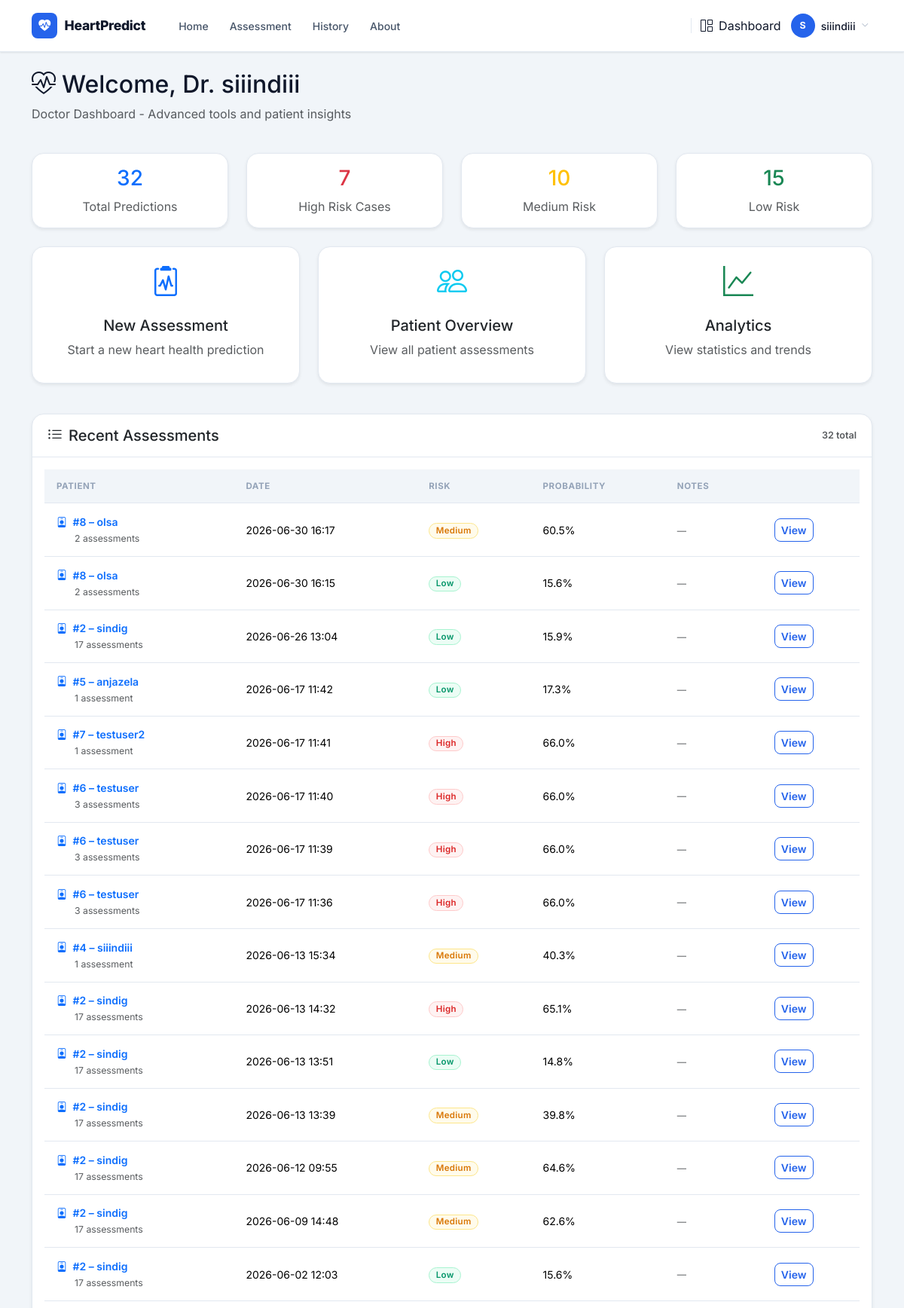
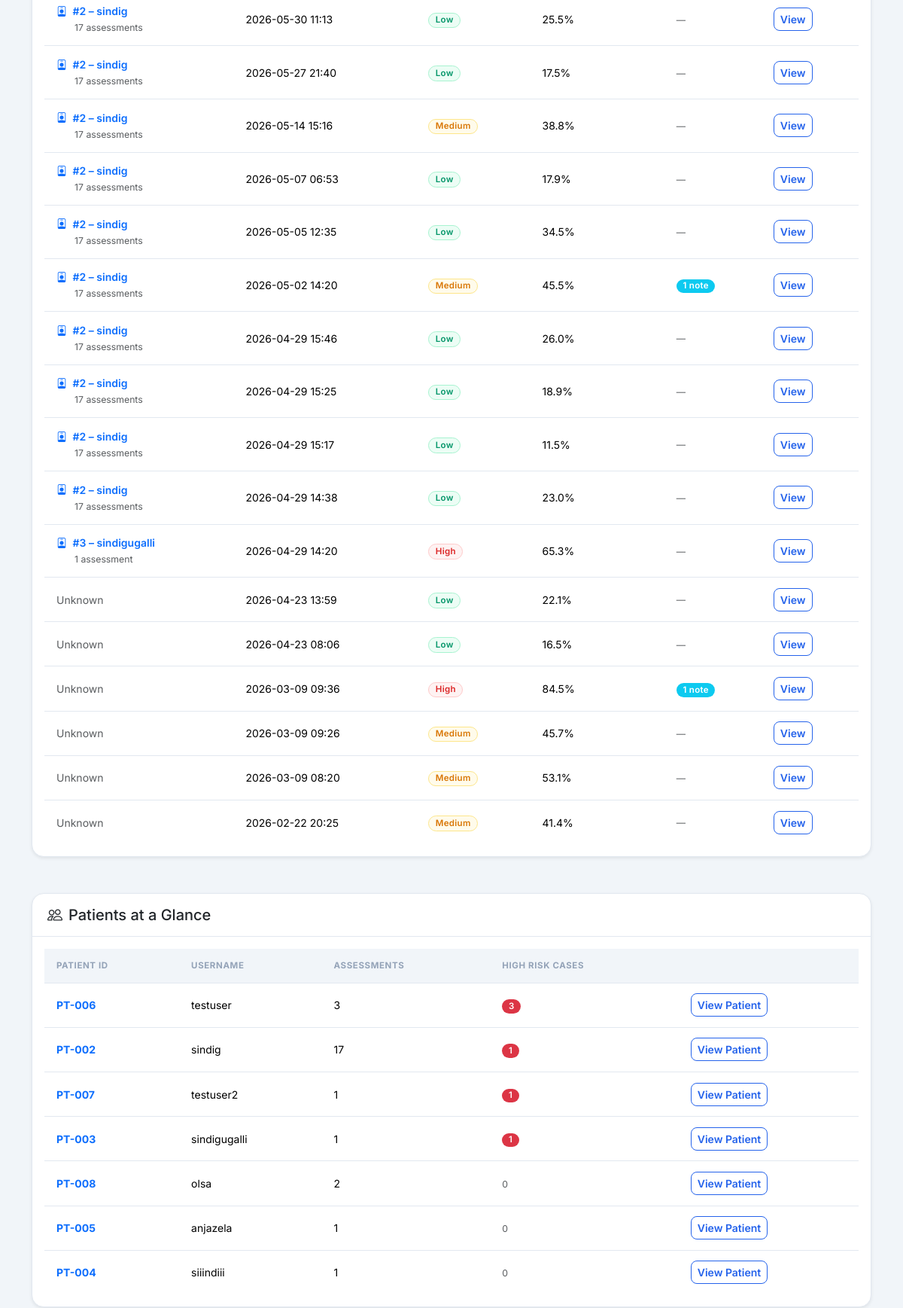
/dashboard/doctor (signed in, upper part), run on the app's committed database (2 pictures, top to bottom).
### models.py (models this page shows, shortened)
class User(db.Model):
    __tablename__ = "users"
    id           = db.Column(db.Integer, primary_key=True)
    username     = db.Column(db.String(80), unique=True, nullable=False)
    email        = db.Column(db.String(120), unique=True, nullable=False)
    password_hash = db.Column(db.String(256), nullable=False)
    role         = db.Column(db.String(20), nullable=False, default='user')
    status       = db.Column(db.String(20), nullable=False, default='active')
    created_at   = db.Column(db.DateTime, default=datetime.utcnow)
    approved_at  = db.Column(db.DateTime, nullable=True)

class Prediction(db.Model):
    __tablename__ = "predictions"
    id           = db.Column(db.Integer, primary_key=True)
    user_id      = db.Column(db.Integer, db.ForeignKey('users.id'), nullable=True)
    created_at   = db.Column(db.DateTime, default=datetime.utcnow)
    input_data   = db.Column(db.Text, nullable=False)
    prediction   = db.Column(db.Integer, nullable=False)
    probability  = db.Column(db.Float, nullable=False)
    risk_level   = db.Column(db.String(20), nullable=False)
    def to_dict(self):
        import json
        return {
            "id":          self.id,
            "created_at":  self.created_at.strftime("%Y-%m-%d %H:%M"),
            "input_data":  json.loads(self.input_data),
            "prediction":  self.prediction,
            "probability": round(self.probability * 100, 1),
            "risk_level":  self.risk_level,
        }

### dashboard_routes.py (the view)
@dashboard.route('/doctor')
@login_required
@role_required('doctor')
def doctor_dashboard():
    from models import Prediction, PredictionNote
    from collections import defaultdict
    records = Prediction.query.order_by(Prediction.created_at.desc()).limit(50).all()
    stats = {
        'total': Prediction.query.count(),
        'high_risk': Prediction.query.filter_by(risk_level='High').count(),
        'pending': Prediction.query.filter_by(risk_level='Medium').count(),
        'cleared': Prediction.query.filter_by(risk_level='Low').count(),
    }
    patient_map = {}
    for r in records:
        uid = r.user_id
        if uid and uid not in patient_map:
            patient = User.query.get(uid)
            if patient:
                patient_map[uid] = {
                    'id': patient.id,
                    'username': patient.username,
                    'email': patient.email,
                    'assessment_count': Prediction.query.filter_by(user_id=uid).count(),
                    'high_risk_count': Prediction.query.filter_by(user_id=uid, risk_level='High').count(),
                }
    records_data = []
    for r in records:
        d = r.to_dict()
        note_count = PredictionNote.query.filter_by(prediction_id=r.id).count()
        d['notes_count'] = note_count
        d['patient'] = patient_map.get(r.user_id)
        records_data.append(d)
    patients_summary = sorted(patient_map.values(), key=lambda p: p['high_risk_count'], reverse=True)
    return render_template('dashboard/doctor_dashboard.html', records=records_data, stats=stats, patients_summary=patients_summary)

### app.py (called while the page is built)
@app.context_processor
def inject_now():
    from datetime import datetime
    return {"now": datetime.now}

### auth.py (called while the page is built)
@login_manager.user_loader
def load_user(user_id):
    from models import User
    return User.query.get(int(user_id))

### templates/dashboard/doctor_dashboard.html (shortened to what this page needs)
{% extends "base.html" %}
{% block content %}
<div class="container py-4">
  <div class="row mb-4">
    <div class="col">
      <h2><i class="bi bi-heart-pulse me-2"></i>Welcome, Dr. {{ current_user.username }}</h2>
      <p class="text-muted">Doctor Dashboard - Advanced tools and patient insights</p>
    </div>
  </div>
  <div class="row mb-4">
    <div class="col-md-3">
      <div class="card text-center border-0 shadow-sm">
        <div class="card-body">
          <h3 class="text-primary">{{ stats.total }}</h3>
          <p class="text-muted mb-0">Total Predictions</p>
        </div>
      </div>
    </div>
    <div class="col-md-3">
      <div class="card text-center border-0 shadow-sm">
        <div class="card-body">
          <h3 class="text-danger">{{ stats.high_risk }}</h3>
          <p class="text-muted mb-0">High Risk Cases</p>
        </div>
      </div>
    </div>
    <div class="col-md-3">
      <div class="card text-center border-0 shadow-sm">
        <div class="card-body">
          <h3 class="text-warning">{{ stats.pending }}</h3>
          <p class="text-muted mb-0">Medium Risk</p>
        </div>
      </div>
    </div>
    <div class="col-md-3">
      <div class="card text-center border-0 shadow-sm">
        <div class="card-body">
          <h3 class="text-success">{{ stats.cleared }}</h3>
          <p class="text-muted mb-0">Low Risk</p>
        </div>
      </div>
    </div>
  </div>
  <div class="row">
    <div class="col-md-4 mb-3">
      <a href="{{ url_for('predict') }}" class="text-decoration-none">
        <div class="card border-0 shadow-sm h-100">
          <div class="card-body text-center">
            <i class="bi bi-clipboard2-pulse text-primary" style="font-size: 2.5rem;"></i>
            <h5 class="mt-3">New Assessment</h5>
            <p class="text-muted">Start a new heart health prediction</p>
          </div>
        </div>
      </a>
    </div>
    <div class="col-md-4 mb-3">
      <div class="card border-0 shadow-sm h-100">
        <div class="card-body text-center">
          <i class="bi bi-people text-info" style="font-size: 2.5rem;"></i>
          <h5 class="mt-3">Patient Overview</h5>
          <p class="text-muted">View all patient assessments</p>
        </div>
      </div>
    </div>
    <div class="col-md-4 mb-3">
      <a href="{{ url_for('dashboard.analytics') }}" class="text-decoration-none">
        <div class="card border-0 shadow-sm h-100">
          <div class="card-body text-center">
            <i class="bi bi-graph-up text-success" style="font-size: 2.5rem;"></i>
            <h5 class="mt-3">Analytics</h5>
            <p class="text-muted">View statistics and trends</p>
          </div>
        </div>
      </a>
    </div>
  </div>
  <div class="row mt-4">
    <div class="col">
      <div class="card border-0 shadow-sm">
        <div class="card-header bg-white d-flex justify-content-between align-items-center">
          <h5 class="mb-0"><i class="bi bi-list-ul me-2"></i>Recent Assessments</h5>
          <span class="text-muted small">{{ stats.total }} total</span>
        </div>
        <div class="card-body">
          {% if records %}
          <div class="table-responsive">
            <table class="table table-hover align-middle">
              <thead>
                <tr>
                  <th>Patient</th>
                  <th>Date</th>
                  <th>Risk</th>
                  <th>Probability</th>
                  <th>Notes</th>
                  <th></th>
                </tr>
              </thead>
              <tbody>
                {% for record in records %}
                <tr>
                  <td>
                    {% if record.patient %}
                      <a href="{{ url_for('dashboard.patient_profile', user_id=record.patient.id) }}" class="text-decoration-none fw-semibold">
                        <i class="bi bi-person-badge me-1 text-primary"></i>
                        #{{ record.patient.id }} – {{ record.patient.username }}
                      </a>
                      <br><small class="text-muted ms-4">{{ record.patient.assessment_count }} assessment{{ 's' if record.patient.assessment_count > 1 else '' }}</small>
                    {% else %}
                      <span class="text-muted">Unknown</span>
                    {% endif %}
                  </td>
                  <td>{{ record.created_at }}</td>
                  <td><span class="badge risk-{{ record.risk_level }}">{{ record.risk_level }}</span></td>
                  <td>{{ record.probability }}%</td>
                  <td>
                    {% if record.notes_count > 0 %}
                      <span class="badge bg-info">{{ record.notes_count }} note{{ 's' if record.notes_count > 1 else '' }}</span>
                    {% else %}
                      <span class="text-muted small">—</span>
                    {% endif %}
                  </td>
                  <td><button class="btn btn-sm btn-outline-primary view-prediction-btn"
                              data-prediction-id="{{ record.id }}"
                              data-bs-toggle="modal"
                              data-bs-target="#predictionModal">View</button></td>
                </tr>
                {% endfor %}
              </tbody>
            </table>
          </div>
          {% else %}
          <p class="text-muted text-center py-4 mb-0">No assessments in the system yet.</p>
          {% endif %}
        </div>
      </div>
    </div>
  </div>
</div>
{% if patients_summary %}
<div class="container mt-4">
  <div class="card border-0 shadow-sm">
    <div class="card-header bg-white">
      <h5 class="mb-0"><i class="bi bi-people me-2"></i>Patients at a Glance</h5>
    </div>
    <div class="card-body">
      <div class="table-responsive">
        <table class="table table-hover align-middle">
          <thead>
            <tr>
              <th>Patient ID</th>
              <th>Username</th>
              <th>Assessments</th>
              <th>High Risk Cases</th>
              <th></th>
            </tr>
          </thead>
          <tbody>
            {% for patient in patients_summary %}
            <tr>
              <td><span class="fw-bold text-primary">PT-{{ '%03d' % patient.id }}</span></td>
              <td>{{ patient.username }}</td>
              <td>{{ patient.assessment_count }}</td>
              <td>
                {% if patient.high_risk_count > 0 %}
                  <span class="badge bg-danger">{{ patient.high_risk_count }}</span>
                {% else %}
                  <span class="text-muted small">0</span>
                {% endif %}
              </td>
              <td>
                <a href="{{ url_for('dashboard.patient_profile', user_id=patient.id) }}" class="btn btn-sm btn-outline-primary">
                  View Patient
                </a>
              </td>
            </tr>
            {% endfor %}
          </tbody>
        </table>
      </div>
    </div>
  </div>
</div>
{% endif %}
{% endblock %}

### templates/base.html (shortened to what this page needs)
<!DOCTYPE html>
<html lang="en">
<head>
  <link href="https://cdn.jsdelivr.net/npm/bootstrap@5.3.3/dist/css/bootstrap.min.css" rel="stylesheet"/>
  <link href="https://cdn.jsdelivr.net/npm/bootstrap-icons@1.11.3/font/bootstrap-icons.css" rel="stylesheet"/>
  <link href="https://unpkg.com/aos@2.3.1/dist/aos.css" rel="stylesheet">
</head>
<body>
<nav class="navbar navbar-expand-lg">
  <div class="container">
    <a href="{{ url_for('index') }}" class="navbar-brand">
      <div class="brand-icon"><i class="bi bi-heart-pulse-fill"></i></div>
      HeartPredict
    </a>
    <div class="collapse navbar-collapse" id="navMenu">
      <ul class="navbar-nav me-auto gap-1 ms-3">
        <li class="nav-item">
          <a class="nav-link {% if request.endpoint == 'index' %}active{% endif %}"
             href="{{ url_for('index') }}">Home</a>
        </li>
        {% if current_user.is_authenticated %}
        <li class="nav-item">
          <a class="nav-link {% if request.endpoint == 'predict' %}active{% endif %}"
             href="{{ url_for('predict') }}">Assessment</a>
        </li>
        <li class="nav-item">
          <a class="nav-link {% if request.endpoint == 'history' %}active{% endif %}"
             href="{{ url_for('history') }}">History</a>
        </li>
        <li class="nav-item">
          <a class="nav-link {% if request.endpoint == 'about' %}active{% endif %}"
             href="{{ url_for('about') }}">About</a>
        </li>
        {% endif %}
      </ul>
      {% if current_user.is_authenticated %}
      <div class="d-flex align-items-center gap-2">
        <a href="{{ url_for('dashboard.redirect_dashboard') }}"
           class="nav-link d-none d-lg-flex align-items-center gap-1">
          <i class="bi bi-grid-1x2 me-1"></i>Dashboard
        </a>
        <div class="dropdown">
          <button class="btn btn-link text-decoration-none d-flex align-items-center gap-2 p-1 shadow-none"
                  data-bs-toggle="dropdown" aria-expanded="false"
                  style="color: var(--text);">
            <div class="user-avatar">{{ current_user.username[0] | upper }}</div>
            <span class="d-none d-sm-inline" style="font-size:0.875rem;font-weight:500;">{{ current_user.username }}</span>
            <i class="bi bi-chevron-down" style="font-size:0.6rem;color:var(--text-muted);"></i>
          </button>
        </div>
      </div>
      {% else %}
      <div class="d-flex gap-2 align-items-center ms-lg-3">
        <a href="{{ url_for('auth.login') }}" class="btn btn-nav-login">Login</a>
        <a href="{{ url_for('auth.register') }}" class="btn btn-nav-register">Register</a>
      </div>
      {% endif %}
    </div>
  </div>
</nav>
<main class="pb-5">
  {% block content %}{% endblock %}
</main>
</body>
</html>

### templates/base.html (style rules this page uses)
:root { --primary: #2563EB; --primary-dark: #1D4ED8; --primary-light: #EFF6FF; --primary-border: #BFDBFE; --danger: #DC2626; --danger-light: #FEF2F2; --danger-border: #FECACA; --success: #059669; --success-light: #ECFDF5; --success-border: #A7F3D0; --warning: #D97706; --warning-light: #FFFBEB; --warning-border: #FDE68A; --surface: #FFFFFF; --bg: #F1F5F9; --border: #E2E8F0; --text: #0F172A; --text-secondary: #475569; --text-muted: #94A3B8; --radius-sm: 0.5rem; --radius: 0.75rem; --radius-lg: 1rem; --shadow-sm: 0 1px 3px rgba(0,0,0,.06), 0 1px 2px rgba(0,0,0,.04); --shadow: 0 4px 16px rgba(0,0,0,.08); --shadow-lg: 0 16px 48px rgba(0,0,0,.12); }
*, *::before, *::after { box-sizing: border-box; }
html { scroll-behavior: smooth; }
body { font-family: 'Inter', -apple-system, BlinkMacSystemFont, 'Segoe UI', sans-serif; background: var(--bg); color: var(--text); overflow-x: hidden; -webkit-font-smoothing: antialiased; -moz-osx-font-smoothing: grayscale; }
.navbar { background: var(--surface) !important; border-bottom: 1px solid var(--border); padding: 0.75rem 0; box-shadow: var(--shadow-sm); position: sticky; top: 0; z-index: 1030; }
.navbar-brand { font-weight: 800; font-size: 1.1rem; color: var(--text) !important; letter-spacing: -0.3px; display: flex; align-items: center; gap: 0.6rem; text-decoration: none; }
.brand-icon { width: 34px; height: 34px; background: var(--primary); border-radius: var(--radius-sm); display: flex; align-items: center; justify-content: center; color: #fff; font-size: 1rem; flex-shrink: 0; }
.navbar-nav .nav-link { font-weight: 500; font-size: 0.875rem; color: var(--text-secondary) !important; padding: 0.45rem 0.75rem !important; border-radius: var(--radius-sm); transition: all 0.15s; }
.user-avatar { width: 32px; height: 32px; background: var(--primary); border-radius: 50%; display: flex; align-items: center; justify-content: center; font-size: 0.78rem; font-weight: 700; color: #fff; flex-shrink: 0; }
.card { border: 1px solid var(--border) !important; border-radius: var(--radius-lg) !important; box-shadow: var(--shadow-sm); background: var(--surface); transition: box-shadow 0.2s, transform 0.2s; }
.card-header { background: transparent !important; border-bottom: 1px solid var(--border) !important; padding: 1rem 1.25rem !important; font-weight: 600; font-size: 0.9rem; }
.risk-Low { background: var(--success-light); color: var(--success); border: 1px solid var(--success-border); }
.risk-Medium { background: var(--warning-light); color: var(--warning); border: 1px solid var(--warning-border); }
.risk-High { background: var(--danger-light); color: var(--danger); border: 1px solid var(--danger-border); }
.btn { font-weight: 600; font-size: 0.875rem; border-radius: var(--radius-sm); transition: all 0.15s; }
.btn-outline-primary { color: var(--primary); border-color: var(--primary); }
.table { font-size: 0.875rem; color: var(--text); margin-bottom: 0; }
.table thead th { font-size: 0.72rem; font-weight: 700; text-transform: uppercase; letter-spacing: 0.6px; color: var(--text-muted); background: var(--bg); border-bottom: 1px solid var(--border) !important; padding: 0.85rem 1rem; white-space: nowrap; }
.table tbody td { padding: 0.85rem 1rem; border-bottom: 1px solid var(--border); vertical-align: middle; }
.table tbody tr:last-child td { border-bottom: none; }
.badge { font-weight: 600; font-size: 0.72rem; letter-spacing: 0.3px; padding: 0.3em 0.75em; border-radius: 999px; }

### data on the page
User: username "S", username "siiindiii", id "004", assessment_count "1"
Prediction: patient.id "8", patient.username "olsa", patient.assessment_count "2", patient "s", created_at "2026-06-30 16:17", risk_level "Medium", probability "60.5"
Prediction: patient.id "8", patient.username "olsa", patient.assessment_count "2", patient "s", created_at "2026-06-30 16:15", risk_level "Low", probability "15.6"
Prediction: patient.id "2", patient.username "sindig", patient.assessment_count "17", patient "s", created_at "2026-06-26 13:04", risk_level "Low", probability "15.9"
Prediction: patient.id "5", patient.username "anjazela", patient.assessment_count "1", created_at "2026-06-17 11:42", risk_level "Low", probability "17.3"
Prediction: patient.id "7", patient.username "testuser2", patient.assessment_count "1", created_at "2026-06-17 11:41", risk_level "High", probability "66.0"
Prediction: patient.id "6", patient.username "testuser", patient.assessment_count "3", patient "s", created_at "2026-06-17 11:40", risk_level "High", probability "66.0"
Prediction: patient.id "6", patient.username "testuser", patient.assessment_count "3", patient "s", created_at "2026-06-17 11:39", risk_level "High", probability "66.0"
Prediction: patient.id "6", patient.username "testuser", patient.assessment_count "3", patient "s", created_at "2026-06-17 11:36", risk_level "High", probability "66.0"
Prediction: patient.id "4", patient.username "siiindiii", patient.assessment_count "1", created_at "2026-06-13 15:34", risk_level "Medium", probability "40.3"
Prediction: patient.id "2", patient.username "sindig", patient.assessment_count "17", patient "s", created_at "2026-06-13 14:32", risk_level "High", probability "65.1"
Prediction: patient.id "2", patient.username "sindig", patient.assessment_count "17", patient "s", created_at "2026-06-13 13:51", risk_level "Low", probability "14.8"
Prediction: patient.id "2", patient.username "sindig", patient.assessment_count "17", patient "s", created_at "2026-06-13 13:39", risk_level "Medium", probability "39.8"
Prediction: patient.id "2", patient.username "sindig", patient.assessment_count "17", patient "s", created_at "2026-06-12 09:55", risk_level "Medium", probability "64.6"
Prediction: patient.id "2", patient.username "sindig", patient.assessment_count "17", patient "s", created_at "2026-06-09 14:48", risk_level "Medium", probability "62.6"
Prediction: patient.id "2", patient.username "sindig", patient.assessment_count "17", patient "s", created_at "2026-06-02 12:03", risk_level "Low", probability "15.6"
Prediction: patient.id "2", patient.username "sindig", patient.assessment_count "17", patient "s", created_at "2026-05-30 11:13", risk_level "Low", probability "25.5"
Prediction: patient.id "2", patient.username "sindig", patient.assessment_count "17", patient "s", created_at "2026-05-27 21:40", risk_level "Low", probability "17.5"
Prediction: patient.id "2", patient.username "sindig", patient.assessment_count "17", patient "s", created_at "2026-05-14 15:16", risk_level "Medium", probability "38.8"
Prediction: patient.id "2", patient.username "sindig", patient.assessment_count "17", patient "s", created_at "2026-05-07 06:53", risk_level "Low", probability "17.9"
Prediction: patient.id "2", patient.username "sindig", patient.assessment_count "17", patient "s", created_at "2026-05-05 12:35", risk_level "Low", probability "34.5"
Prediction: patient.id "2", patient.username "sindig", patient.assessment_count "17", patient "s", created_at "2026-05-02 14:20", risk_level "Medium", probability "45.5", notes_count "1"
Prediction: patient.id "2", patient.username "sindig", patient.assessment_count "17", patient "s", created_at "2026-04-29 15:46", risk_level "Low", probability "26.0"
Prediction: patient.id "2", patient.username "sindig", patient.assessment_count "17", patient "s", created_at "2026-04-29 15:25", risk_level "Low", probability "18.9"
Prediction: patient.id "2", patient.username "sindig", patient.assessment_count "17", patient "s", created_at "2026-04-29 15:17", risk_level "Low", probability "11.5"
Prediction: patient.id "2", patient.username "sindig", patient.assessment_count "17", patient "s", created_at "2026-04-29 14:38", risk_level "Low", probability "23.0"
Prediction: patient.id "3", patient.username "sindigugalli", patient.assessment_count "1", created_at "2026-04-29 14:20", risk_level "High", probability "65.3"
Prediction: shows "Unknown", created_at "2026-04-23 13:59", risk_level "Low", probability "22.1"
Prediction: shows "Unknown", created_at "2026-04-23 08:06", risk_level "Low", probability "16.5"
Prediction: shows "Unknown", created_at "2026-03-09 09:36", risk_level "High", probability "84.5", notes_count "1"
Prediction: shows "Unknown", created_at "2026-03-09 09:26", risk_level "Medium", probability "45.7"
Prediction: shows "Unknown", created_at "2026-03-09 08:20", risk_level "Medium", probability "53.1"
Prediction: shows "Unknown", created_at "2026-02-22 20:25", risk_level "Medium", probability "41.4"
User: id "006", username "testuser", assessment_count "3", high_risk_count "3"
User: id "002", username "sindig", assessment_count "17", high_risk_count "1"
User: id "007", username "testuser2", assessment_count "1", high_risk_count "1"
User: id "003", username "sindigugalli", assessment_count "1", high_risk_count "1"
User: id "008", username "olsa", assessment_count "2"
User: id "005", username "anjazela", assessment_count "1"

### other printed values
{{ stats.total }} "32"
{{ stats.high_risk }} "7"
{{ stats.pending }} "10"
{{ stats.cleared }} "15"
